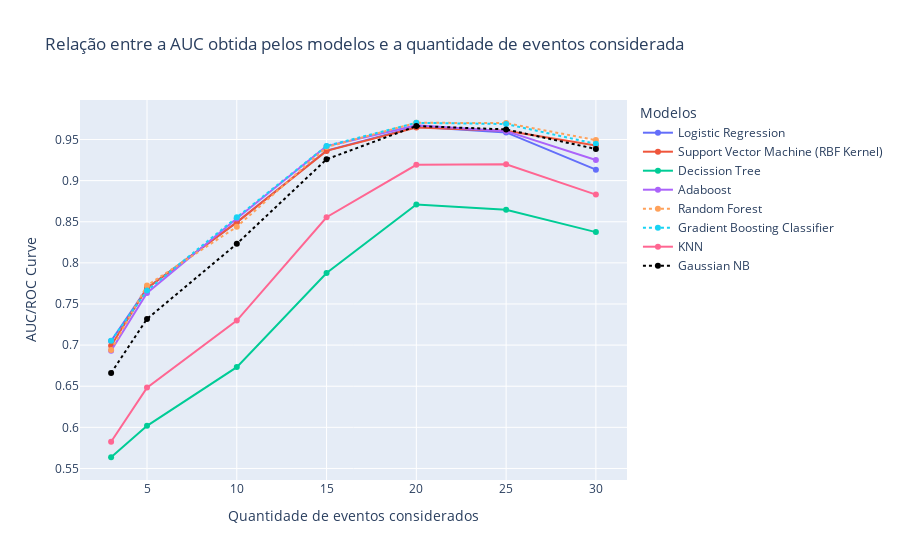

Notebook cell for this chart:
### Code cell
fig = px.line(df, color='model', markers=True, x='amount_events', y='auc',labels={"amount_events": "Quantidade de eventos considerados","auc": "AUC/ROC Curve","model": "Modelos"},title="Relação entre a AUC obtida pelos modelos e a quantidade de eventos considerada")
fig.update_traces(patch={"line": {"dash": 'dot'}}, selector={"legendgroup": "Gradient Boosting Classifier"})
fig.update_traces(patch={"line": {"dash": 'dot'}}, selector={"legendgroup": "Random Forest"})
fig.update_traces(patch={"line": {'color': 'black',"dash": 'dot'}}, selector={"legendgroup": "Gaussian NB"})
fig.show()

### Figure 1 — Plotly figure (JSON) as saved in the notebook; plotly's stock layout.template omitted (floating-point values rounded to 4 significant figures)
{"data": [{"hovertemplate": "Modelos=Logistic Regression<br>Quantidade de eventos considerados=%{x}<br>AUC/ROC Curve=%{y}<extra></extra>", "legendgroup": "Logistic Regression", "line": {"color": "#636efa", "dash": "solid"}, "marker": {"symbol": "circle"}, "mode": "markers+lines", "name": "Logistic Regression", "orientation": "v", "showlegend": true, "type": "scatter", "x": [3, 5, 10, 15, 20, 25, 30], "xaxis": "x", "y": [0.705, 0.7693, 0.8495, 0.9366, 0.9655, 0.9587, 0.9133], "yaxis": "y"}, {"hovertemplate": "Modelos=Support Vector Machine (RBF Kernel)<br>Quantidade de eventos considerados=%{x}<br>AUC/ROC Curve=%{y}<extra></extra>", "legendgroup": "Support Vector Machine (RBF Kernel)", "line": {"color": "#EF553B", "dash": "solid"}, "marker": {"symbol": "circle"}, "mode": "markers+lines", "name": "Support Vector Machine (RBF Kernel)", "orientation": "v", "showlegend": true, "type": "scatter", "x": [3, 5, 10, 15, 20, 25, 30], "xaxis": "x", "y": [0.6993, 0.7691, 0.8493, 0.9362, 0.9645, 0.9606, 0.9428], "yaxis": "y"}, {"hovertemplate": "Modelos=Decission Tree<br>Quantidade de eventos considerados=%{x}<br>AUC/ROC Curve=%{y}<extra></extra>", "legendgroup": "Decission Tree", "line": {"color": "#00cc96", "dash": "solid"}, "marker": {"symbol": "circle"}, "mode": "markers+lines", "name": "Decission Tree", "orientation": "v", "showlegend": true, "type": "scatter", "x": [3, 5, 10, 15, 20, 25, 30], "xaxis": "x", "y": [0.5636, 0.6018, 0.6732, 0.7877, 0.8709, 0.8647, 0.8374], "yaxis": "y"}, {"hovertemplate": "Modelos=Adaboost<br>Quantidade de eventos considerados=%{x}<br>AUC/ROC Curve=%{y}<extra></extra>", "legendgroup": "Adaboost", "line": {"color": "#ab63fa", "dash": "solid"}, "marker": {"symbol": "circle"}, "mode": "markers+lines", "name": "Adaboost", "orientation": "v", "showlegend": true, "type": "scatter", "x": [3, 5, 10, 15, 20, 25, 30], "xaxis": "x", "y": [0.6932, 0.7634, 0.8539, 0.9418, 0.9674, 0.9601, 0.9251], "yaxis": "y"}, {"hovertemplate": "Modelos=Random Forest<br>Quantidade de eventos considerados=%{x}<br>AUC/ROC Curve=%{y}<extra></extra>", "legendgroup": "Random Forest", "line": {"color": "#FFA15A", "dash": "dot"}, "marker": {"symbol": "circle"}, "mode": "markers+lines", "name": "Random Forest", "orientation": "v", "showlegend": true, "type": "scatter", "x": [3, 5, 10, 15, 20, 25, 30], "xaxis": "x", "y": [0.694, 0.7725, 0.8438, 0.9407, 0.9704, 0.97, 0.9493], "yaxis": "y"}, {"hovertemplate": "Modelos=Gradient Boosting Classifier<br>Quantidade de eventos considerados=%{x}<br>AUC/ROC Curve=%{y}<extra></extra>", "legendgroup": "Gradient Boosting Classifier", "line": {"color": "#19d3f3", "dash": "dot"}, "marker": {"symbol": "circle"}, "mode": "markers+lines", "name": "Gradient Boosting Classifier", "orientation": "v", "showlegend": true, "type": "scatter", "x": [3, 5, 10, 15, 20, 25, 30], "xaxis": "x", "y": [0.7054, 0.7663, 0.8554, 0.9422, 0.9703, 0.9688, 0.9447], "yaxis": "y"}, {"hovertemplate": "Modelos=KNN<br>Quantidade de eventos considerados=%{x}<br>AUC/ROC Curve=%{y}<extra></extra>", "legendgroup": "KNN", "line": {"color": "#FF6692", "dash": "solid"}, "marker": {"symbol": "circle"}, "mode": "markers+lines", "name": "KNN", "orientation": "v", "showlegend": true, "type": "scatter", "x": [3, 5, 10, 15, 20, 25, 30], "xaxis": "x", "y": [0.5825, 0.6483, 0.7299, 0.8555, 0.9193, 0.9199, 0.883], "yaxis": "y"}, {"hovertemplate": "Modelos=Gaussian NB<br>Quantidade de eventos considerados=%{x}<br>AUC/ROC Curve=%{y}<extra></extra>", "legendgroup": "Gaussian NB", "line": {"color": "black", "dash": "dot"}, "marker": {"symbol": "circle"}, "mode": "markers+lines", "name": "Gaussian NB", "orientation": "v", "showlegend": true, "type": "scatter", "x": [3, 5, 10, 15, 20, 25, 30], "xaxis": "x", "y": [0.666, 0.7318, 0.8231, 0.926, 0.9664, 0.9623, 0.9385], "yaxis": "y"}], "layout": {"legend": {"title": {"text": "Modelos"}, "tracegroupgap": 0}, "title": {"text": "Relação entre a AUC obtida pelos modelos e a quantidade de eventos considerada"}, "xaxis": {"anchor": "y", "domain": [0, 1], "title": {"text": "Quantidade de eventos considerados"}}, "yaxis": {"anchor": "x", "domain": [0, 1], "title": {"text": "AUC/ROC Curve"}}}}
